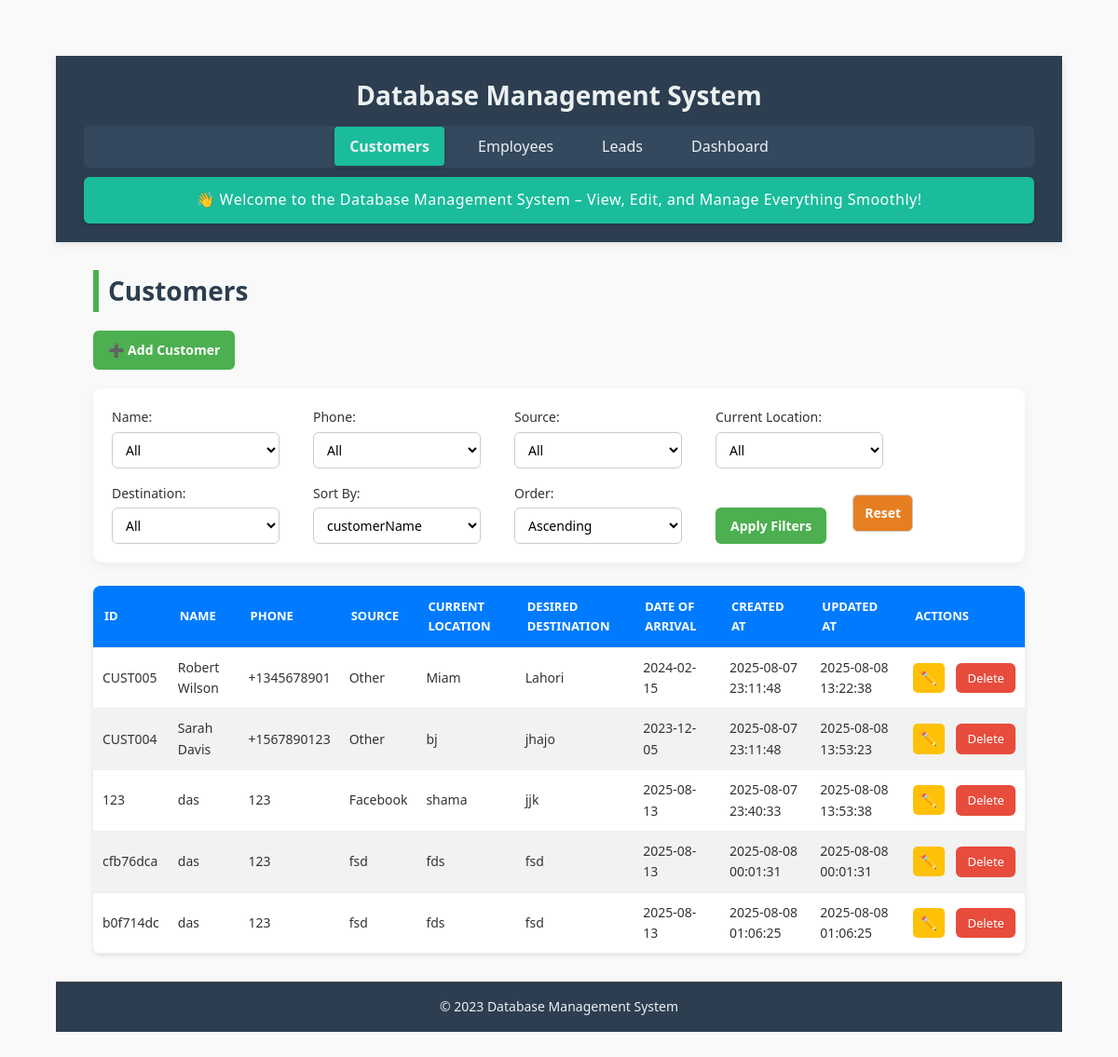
Page /customers on the committed database.
### tables this page shows
CREATE TABLE customers (
    customerId TEXT PRIMARY KEY,
    customerName TEXT NOT NULL,
    phone TEXT NOT NULL,
    source TEXT NOT NULL,
    currentLocation TEXT NOT NULL,
    desiredDestination TEXT NOT NULL,
    dateOfArrival TEXT,
    createdAt TEXT DEFAULT CURRENT_TIMESTAMP,
    updatedAt TEXT DEFAULT CURRENT_TIMESTAMP
);

### app.py (the view)
@app.route('/customers')
def customers():
    filters = {
        "customerName": request.args.get("name", ""),
        "phone": request.args.get("phone", ""),
        "source": request.args.get("source", ""),
        "currentLocation": request.args.get("currentLocation", ""),
        "desiredDestination": request.args.get("desiredDestination", "")
    }
    sort_by = request.args.get("sort_by", "customerName")
    sort_order = request.args.get("sort_order", "asc")
    query = "SELECT * FROM customers WHERE 1=1"
    params = []
    for col, val in filters.items():
        if val:
            query += f" AND {col} = ?"
            params.append(val)
    query += f" ORDER BY {sort_by} {sort_order.upper()}"
    with closing(get_db_connection()) as conn:
        with closing(conn.cursor()) as cursor:
            cursor.execute(query, params)
            customers = cursor.fetchall()
            column_values = {}
            for col in filters:
                cursor.execute(f"SELECT DISTINCT {col} FROM customers ORDER BY {col}")
                column_values[col] = [row[0] for row in cursor.fetchall() if row[0]]
    return render_template("customers.html",
                         customers=customers,
                         filters=filters,
                         sort_by=sort_by,
                         sort_order=sort_order,
                         column_values=column_values)

### app.py (called while the page is built)
def get_db_connection():
    conn = sqlite3.connect(DATABASE, timeout=10)
    conn.row_factory = sqlite3.Row
    conn.execute("PRAGMA journal_mode=WAL")
    return conn

### templates/customers.html (shortened to what this page needs)
{% extends "base.html" %}
{% block content %}
<h2>Customers</h2>
<div class="button-group">
    <a href="{{ url_for('add_customer') }}" class="btn">➕ Add Customer</a>
</div>
<form method="GET" action="{{ url_for('customers') }}" class="filter-form">
    <label>Name:
        <select name="name">
            <option value="">All</option>
        </select>
    </label>
    <label>Phone:
        <select name="phone">
            <option value="">All</option>
        </select>
    </label>
    <label>Source:
        <select name="source">
            <option value="">All</option>
        </select>
    </label>
    <label>Current Location:
        <select name="currentLocation">
            <option value="">All</option>
        </select>
    </label>
    <label>Destination:
        <select name="desiredDestination">
            <option value="">All</option>
        </select>
    </label>
    <label>Sort By:
        <select name="sort_by">
            {% for col in ['customerId', 'customerName', 'phone', 'source', 'currentLocation', 'desiredDestination',
            'dateOfArrival', 'createdAt', 'updatedAt'] %}
            <option value="{{ col }}" {% if sort_by==col %}selected{% endif %}>{{ col }}</option>
            {% endfor %}
        </select>
    </label>
    <label>Order:
        <select name="sort_order">
            <option value="asc" {% if sort_order=='asc' %}selected{% endif %}>Ascending</option>
        </select>
    </label>
    <button type="submit" class="btn">Apply Filters</button>
    <a href="{{ url_for('customers') }}" class="btn danger">Reset</a>
</form>
<table>
    <thead>
        <tr>
            <th>ID</th>
            <th>Name</th>
            <th>Phone</th>
            <th>Source</th>
            <th>Current Location</th>
            <th>Desired Destination</th>
            <th>Date of Arrival</th>
            <th>Created At</th>
            <th>Updated At</th>
            <th>Actions</th>
        </tr>
    </thead>
    <tbody>
        {% for customer in customers %}
        <tr>
            <td>{{ customer.customerId }}</td>
            <td>{{ customer.customerName }}</td>
            <td>{{ customer.phone }}</td>
            <td>{{ customer.source }}</td>
            <td>{{ customer.currentLocation }}</td>
            <td>{{ customer.desiredDestination }}</td>
            <td>{{ customer.dateOfArrival or '' }}</td>
            <td>{{ customer.createdAt }}</td>
            <td>{{ customer.updatedAt }}</td>
            <td>
                <a href="{{ url_for('edit_customer', customer_id=customer.customerId) }}" class="btn small">✏️</a>
                <a href="{{ url_for('delete_customer', customer_id=customer.customerId) }}" class="btn-delete"
                    onclick="return confirm('Are you sure you want to delete this customer?');">Delete</a>
            </td>
        </tr>
        {% endfor %}
    </tbody>
</table>
{% endblock %}

### static/style.css (style rules this page uses)
* { margin: 0; padding: 0; box-sizing: border-box; }
body { font-family: 'Segoe UI', Tahoma, Geneva, Verdana, sans-serif; line-height: 1.6; background-color: #f8f9fa; color: #333; min-height: 100vh; display: flex; flex-direction: column; }

### static/customers.css (style rules this page uses)
* { box-sizing: border-box; margin: 0; padding: 0; font-family: 'Segoe UI', Tahoma, Geneva, Verdana, sans-serif; }
body { background: #f6f9fc; color: #333; padding: 40px; }
h2 { margin-bottom: 25px; font-size: 28px; color: #222; border-left: 6px solid #4CAF50; padding-left: 10px; }
.button-group { margin-bottom: 20px; }
.btn { display: inline-block; background-color: #4CAF50; color: white; padding: 10px 16px; text-decoration: none; border-radius: 6px; margin-right: 12px; font-size: 14px; font-weight: 600; transition: background-color 0.3s, transform 0.2s; border: none; cursor: pointer; }
.btn.small { padding: 6px 10px; font-size: 13px; background-color: #3498db; }
.btn-delete { display: inline-block; background-color: #e74c3c; color: white; padding: 6px 12px; text-decoration: none; border-radius: 6px; font-size: 13px; margin-left: 5px; transition: background-color 0.3s, transform 0.2s; }
.btn.danger { background-color: #e67e22; }
.filter-form { background-color: #ffffff; padding: 20px; margin-bottom: 25px; border-radius: 10px; box-shadow: 0 4px 12px rgba(0,0,0,0.05); display: flex; flex-wrap: wrap; gap: 16px; }
.filter-form label { display: flex; flex-direction: column; font-size: 14px; font-weight: 500; color: #333; margin-right: 20px; }
.filter-form select { padding: 8px 10px; font-size: 14px; margin-top: 4px; border: 1px solid #ccc; border-radius: 6px; background-color: #fff; width: 180px; }
.filter-form button { align-self: flex-end; }
table { width: 100%; border-collapse: collapse; background: #fff; box-shadow: 0 4px 10px rgba(0,0,0,0.05); border-radius: 10px; overflow: hidden; }
thead { background-color: #4CAF50; color: white; }
th, td { padding: 12px 15px; text-align: left; font-size: 14px; border-bottom: 1px solid #eee; }
th { font-weight: 600; text-transform: uppercase; font-size: 13px; }
td:last-child { white-space: nowrap; }

### static/employees.css (style rules this page uses)
body { font-family: Arial, sans-serif; background-color: #f9f9f9; margin: 20px; color: #333; }
h2 { color: #2c3e50; margin-bottom: 20px; }
form { display: flex; flex-wrap: wrap; gap: 15px; align-items: center; background-color: #ffffff; padding: 15px; border-radius: 8px; box-shadow: 0 2px 4px rgba(0,0,0,0.1); margin-bottom: 20px; }
form label { margin-right: 5px; font-weight: bold; }
form select, form button, form a.btn { padding: 8px 12px; font-size: 14px; border: 1px solid #ccc; border-radius: 6px; background-color: white; transition: 0.3s ease; }
form button { background-color: #007BFF; color: white; border: none; cursor: pointer; }
form a.btn { text-decoration: none; background-color: #28a745; color: white; }
table { width: 100%; border-collapse: collapse; background-color: #ffffff; border-radius: 8px; overflow: hidden; box-shadow: 0 2px 5px rgba(0,0,0,0.1); }
thead { background-color: #007BFF; color: white; }
thead th { padding: 12px; text-align: left; font-weight: bold; }
tbody tr { border-bottom: 1px solid #ddd; }
tbody tr:nth-child(even) { background-color: #f2f2f2; }
tbody td { padding: 10px; }
.btn.small { padding: 5px 8px; margin-right: 4px; background-color: #ffc107; color: black; border: none; border-radius: 5px; text-decoration: none; font-size: 14px; transition: background-color 0.3s ease; }

### rows in the picture
customers: customerId "CUST005", customerName "Robert Wilson", phone "+1345678901", source "Other", currentLocation "Miam", desiredDestination "Lahori", dateOfArrival "2024-02-15", createdAt "2025-08-07 23:11:48", updatedAt "2025-08-08 13:22:38"
customers: customerId "CUST004", customerName "Sarah Davis", phone "+1567890123", source "Other", currentLocation "bj", desiredDestination "jhajo", dateOfArrival "2023-12-05", createdAt "2025-08-07 23:11:48", updatedAt "2025-08-08 13:53:23"
customers: customerId "123", customerName "das", phone "123", source "Facebook", currentLocation "shama", desiredDestination "jjk", dateOfArrival "2025-08-13", createdAt "2025-08-07 23:40:33", updatedAt "2025-08-08 13:53:38"
customers: customerId "cfb76dca", customerName "das", phone "123", source "fsd", currentLocation "fds", desiredDestination "fsd", dateOfArrival "2025-08-13", createdAt "2025-08-08 00:01:31", updatedAt "2025-08-08 00:01:31"
customers: customerId "b0f714dc", customerName "das", phone "123", source "fsd", currentLocation "fds", desiredDestination "fsd", dateOfArrival "2025-08-13", createdAt "2025-08-08 01:06:25", updatedAt "2025-08-08 01:06:25"

### other values in the picture
form field sort_by "customerName"
